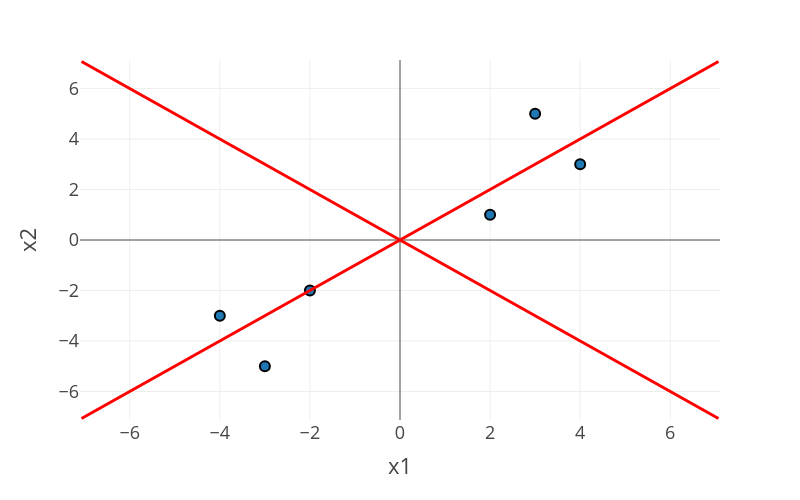

Here is the notebook cell this chart was saved with:
### Code cell
# Plot the pc components on the original data

fig = px.scatter(df, x='x1', y='x2', width=800, height=500)
fig.update_traces(marker_size=10, marker_line_width=2, marker_line_color='black')
fig.add_shape(type='line', x0=0, y0=0, x1=eigenvectors[0, 0]*10, y1=eigenvectors[1, 0]*10, line=dict(color='red', width=3))
fig.add_shape(type='line', x0=0, y0=0, x1=eigenvectors[0, 1]*10, y1=eigenvectors[1, 1]*10, line=dict(color='red', width=3))
fig.add_shape(type='line', x0=0, y0=0, x1=eigenvectors[0, 0]*-10, y1=eigenvectors[1, 0]*-10, line=dict(color='red', width=3))
fig.add_shape(type='line', x0=0, y0=0, x1=eigenvectors[0, 1]*-10, y1=eigenvectors[1, 1]*-10, line=dict(color='red', width=3))
fig.show()

### Figure 1 — Plotly figure (JSON) as saved in the notebook; plotly's stock layout.template omitted (floating-point values rounded to 4 significant figures)
{"data": [{"hovertemplate": "x1=%{x}<br>x2=%{y}<extra></extra>", "legendgroup": "", "marker": {"color": "#1F77B4", "line": {"color": "black", "width": 2}, "size": 10, "symbol": "circle"}, "mode": "markers", "name": "", "orientation": "v", "showlegend": false, "type": "scatter", "x": [2, 3, 4, -2, -4, -3], "xaxis": "x", "y": [1, 5, 3, -2, -3, -5], "yaxis": "y"}], "layout": {"height": 500, "legend": {"tracegroupgap": 0}, "margin": {"t": 60}, "shapes": [{"line": {"color": "red", "width": 3}, "type": "line", "x0": 0, "x1": -7.071, "y0": 0, "y1": -7.071}, {"line": {"color": "red", "width": 3}, "type": "line", "x0": 0, "x1": -7.071, "y0": 0, "y1": 7.071}, {"line": {"color": "red", "width": 3}, "type": "line", "x0": 0, "x1": 7.071, "y0": 0, "y1": 7.071}, {"line": {"color": "red", "width": 3}, "type": "line", "x0": 0, "x1": 7.071, "y0": 0, "y1": -7.071}], "width": 800, "xaxis": {"anchor": "y", "domain": [0, 1], "title": {"text": "x1"}}, "yaxis": {"anchor": "x", "domain": [0, 1], "title": {"text": "x2"}}}}
